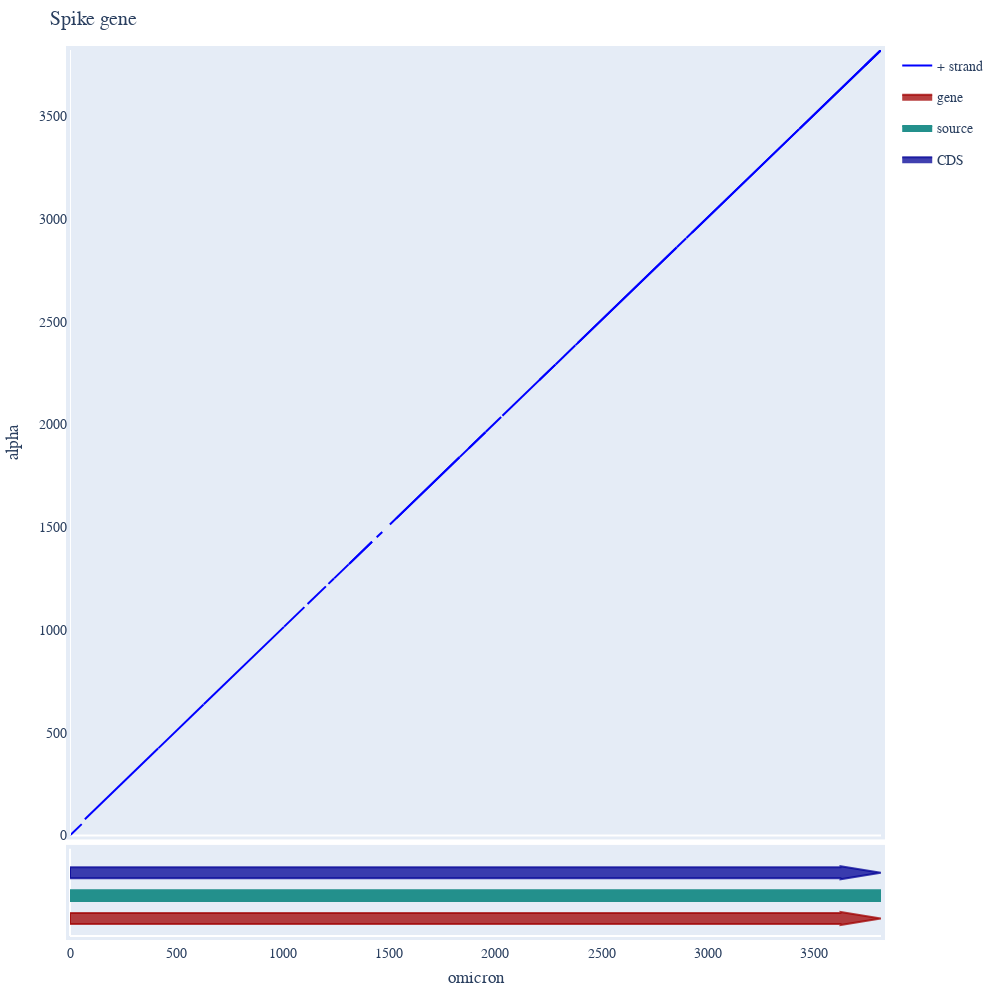

Source (notebook cell):
### Code cell
spike_seqs = cogent3.make_unaligned_seqs(
    {"alpha": alpha_spike, "omicron": omicron_spike}, moltype="dna"
)

dp = spike_seqs.dotplot(window=20, threshold=20, k=10, title="Spike gene")
dp.remove_track(left_track=True)
dp.show(width=1000, height=1000)

### Figure 1 — Plotly figure (JSON) as saved in the notebook; plotly's stock layout.template omitted (floating-point values rounded to 4 significant figures)
{"data": [{"line": {"color": "blue"}, "mode": "lines", "name": "+ strand", "showlegend": true, "type": "scatter", "x": [0, 55, null, 70, 415, null, 416, 628, null, 2924, 3428, null, 1875, 1953, null, 629, 1006, null, 3738, 3813, null, 1007, 1102, null, 1534, 1831, null, 1242, 1310, null, 1117, 1203, null, 1215, 1241, null, 1315, 1420, null, 2387, 2852, null, 1311, 1420, null, 2207, 2282, null, 1442, 1468, null, 2377, 2852, null, 1504, 1831, null, 1832, 1953, null, 1954, 2027, null, 2033, 2282, null, 2283, 2376, null, 3431, 3813, null, 2853, 2897, null, 2898, 3428, null, 3429, 3813], "xaxis": "x", "y": [0, 55, null, 79, 424, null, 425, 637, null, 2933, 3437, null, 1884, 1962, null, 638, 1015, null, 3747, 3822, null, 1016, 1111, null, 1543, 1840, null, 1251, 1319, null, 1126, 1212, null, 1224, 1250, null, 1324, 1429, null, 2396, 2861, null, 1320, 1429, null, 2216, 2291, null, 1451, 1477, null, 2386, 2861, null, 1513, 1840, null, 1841, 1962, null, 1963, 2036, null, 2042, 2291, null, 2292, 2385, null, 3440, 3822, null, 2862, 2906, null, 2907, 3437, null, 3438, 3822], "yaxis": "y"}, {"line": {"color": "black", "dash": "dot"}, "mode": "lines", "name": "Alignment", "showlegend": true, "type": "scatter", "x": [], "xaxis": "x", "y": [], "yaxis": "y"}, {"fill": "toself", "fillcolor": "rgba(161,0,0,0.75)", "hoverinfo": "text", "legendgroup": "gene", "line": {"color": "rgba(161,0,0,0.75)"}, "mode": "lines", "name": "gene", "showlegend": true, "text": "S", "type": "scatter", "x": [0, 3622.0, 3622.0, 3813, 3622.0, 3622.0, 0, 0], "xaxis": "x", "y": [0.275, 0.275, 0.25, 0.4, 0.55, 0.525, 0.525, 0.275], "yaxis": "y2"}, {"fill": "toself", "fillcolor": "rgb(35, 144, 140)", "hoverinfo": "text", "legendgroup": "source", "line": {"color": "rgb(35, 144, 140)"}, "mode": "lines", "name": "source", "showlegend": true, "text": "taxon:2697049 (incomplete)", "type": "scatter", "x": [0, 0, 3813, 3813, 0], "xaxis": "x", "y": [0.8, 1.05, 1.05, 0.8, 0.8], "yaxis": "y2"}, {"fill": "toself", "fillcolor": "rgba(0,0,150,0.75)", "hoverinfo": "text", "legendgroup": "CDS", "line": {"color": "rgba(0,0,150,0.75)"}, "mode": "lines", "name": "CDS", "showlegend": true, "text": "S", "type": "scatter", "x": [0, 3622.0, 3622.0, 3813, 3622.0, 3622.0, 0, 0], "xaxis": "x", "y": [1.325, 1.325, 1.3, 1.45, 1.6, 1.575, 1.575, 1.325], "yaxis": "y2"}], "layout": {"autosize": false, "font": {"family": "Balto", "size": 14}, "height": 1000, "hovermode": "closest", "margin": {"b": 50, "l": 50, "pad": 4, "r": 50, "t": 50}, "showlegend": true, "title": {"text": "Spike gene"}, "width": 1000, "xaxis": {"anchor": "y2", "domain": [0, 1], "mirror": true, "range": [0, 3813], "showgrid": false, "showline": true, "showticklabels": true, "title": {"text": "omicron"}, "visible": true}, "yaxis": {"anchor": "free", "domain": [0.1135, 1], "mirror": true, "position": 0, "range": [0, 3822], "showgrid": false, "showline": true, "showticklabels": true, "title": {"text": "alpha"}, "visible": true}, "yaxis2": {"anchor": "x", "domain": [0, 0.0985], "mirror": true, "range": [0, 2], "showgrid": false, "showline": true, "showticklabels": false, "ticks": ""}}}
